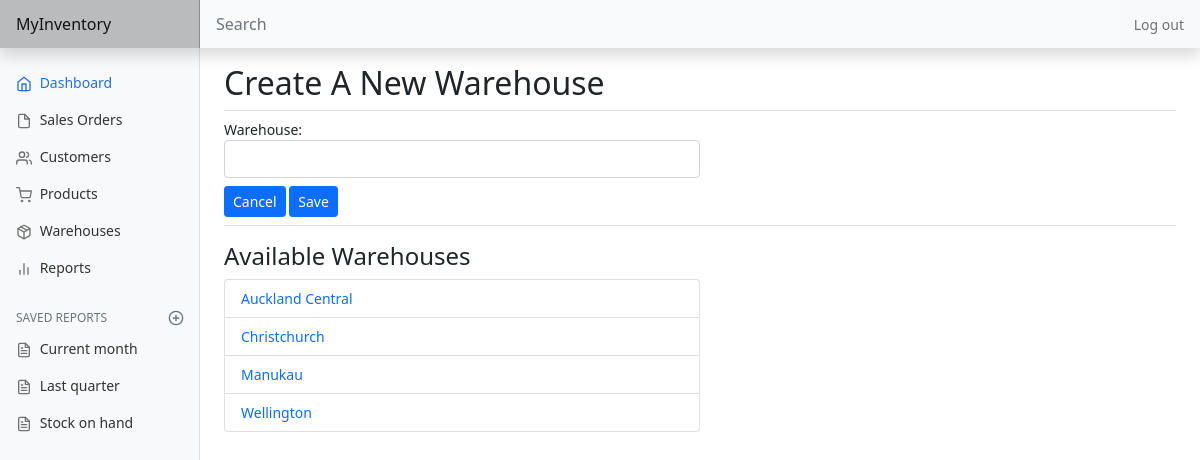
Before: /warehouse/new (signed in) with the older database file.
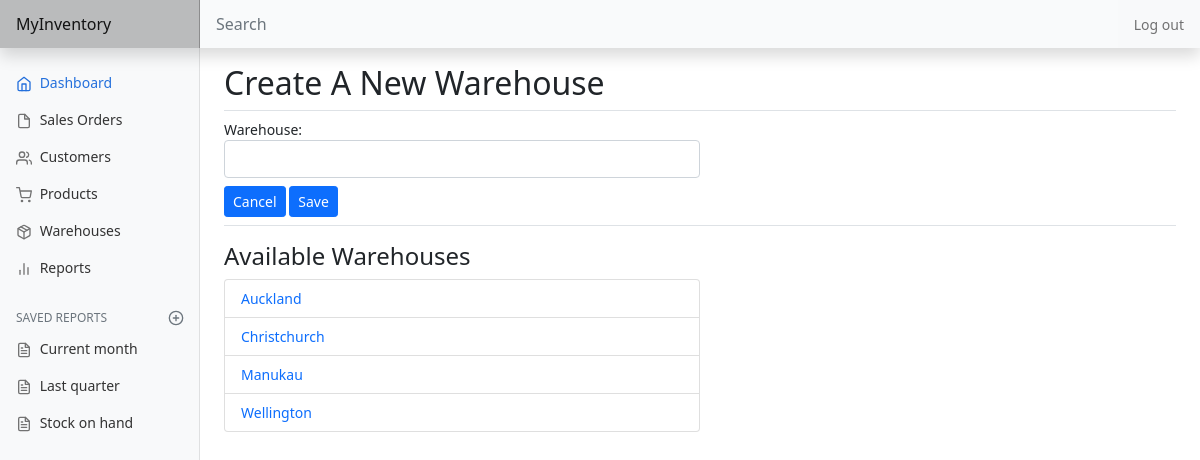
After: the same page with the newer database file.
### inventory/models.py (models this page shows)
class Warehouse(models.Model):
    user = models.ForeignKey(
        User, on_delete=models.CASCADE, related_name="warehouses")
    warehouse = models.CharField(max_length=64)
    def __str__(self):
        return f"{ self.warehouse }"

### inventory/views.py (the view)
# urls.py: path('warehouse/new', views.create_warehouse, name="create_warehouse"),
@login_required
def create_warehouse(request):
    if not request.user.is_authenticated:
        return JsonResponse(status=404)
    if request.method == "POST":
        warehouse = Warehouse(user=request.user)
        warehouse_form = WarehouseForm(
            request.POST or None, instance=warehouse)
        if warehouse_form.is_valid:
            warehouse_form.save()
        return HttpResponseRedirect(reverse("warehouse"))
    else:
        return render(request, "inventory/warehouse_form.html", {
            "form": WarehouseForm(),
            "warehouses": Warehouse.objects.filter(user=request.user)
        })

### inventory/models.py
class WarehouseForm(ModelForm):
    class Meta:
        model = Warehouse
        fields = ['warehouse']
        widgets = {
            'warehouse': forms.TextInput(attrs={'class': 'form-control', 'autofocus': True}),
        }

### inventory/templates/inventory/warehouse_form.html (shortened to what this page needs)
{% extends 'inventory/layout.html' %}
{% block body %}
    {% if edit %}
        <h2>Edit Warehouse</h2>
    {% else %}
        <h2>Create A New Warehouse</h2>
    {% endif %}
    <form method="post" class="border-top pt-2">
        <div class="col-12 col-lg-6 col-md-9 col-sm-10">
            {{ form }}
        </div>
        <div class="pt-2 pb-2 mb-3 border-bottom">
            <a class="btn btn-primary btn-sm" href="{% url 'warehouse' %}">Cancel</a>
            <input class="btn btn-primary btn-sm" type="submit" value="Save">
        </div>
    </form>
    <div class="col-12 col-lg-6 col-md-9 col-sm-10">
        {% if warehouses %}
            <h4>Available Warehouses</h4>
            <ul class="list-group">
                {% for warehouse in warehouses %}
                    <li class="list-group-item"><a class="edit-link" href="{% url 'view_warehouse' warehouse.id %}">{{ warehouse }}</a></li>
                {% endfor %}
            </ul>
        {% endif %}
    </div>
{% endblock %}

Changed rows visible on the page:
changed Warehouse: warehouse "Auckland Central" → "Auckland"
